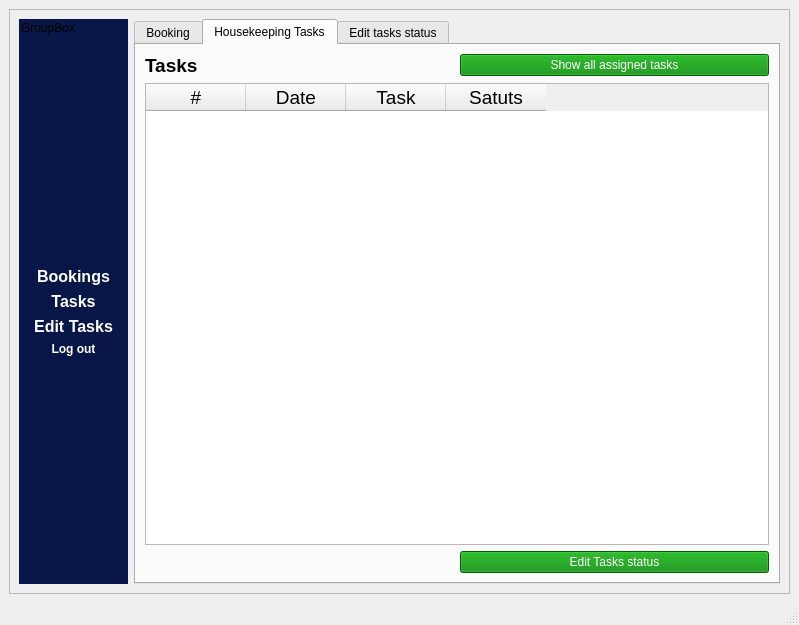
<?xml version="1.0" encoding="UTF-8"?>
<ui version="4.0">
 <class>MainWindow</class>
 <widget class="QMainWindow" name="MainWindow">
  <property name="geometry">
   <rect>
    <x>0</x>
    <y>0</y>
    <width>799</width>
    <height>625</height>
   </rect>
  </property>
  <property name="windowTitle">
   <string>MainWindow</string>
  </property>
  <widget class="QWidget" name="centralwidget">
   <layout class="QGridLayout" name="gridLayout">
    <item row="0" column="0">
     <widget class="QScrollArea" name="scrollArea">
      <property name="widgetResizable">
       <bool>true</bool>
      </property>
      <widget class="QWidget" name="scrollAreaWidgetContents">
       <property name="geometry">
        <rect>
         <x>0</x>
         <y>0</y>
         <width>777</width>
         <height>563</height>
        </rect>
       </property>
       <layout class="QGridLayout" name="gridLayout_5">
        <item row="0" column="0">
         <layout class="QGridLayout" name="gridLayout_2">
          <item row="0" column="0">
           <widget class="QGroupBox" name="groupBox">
            <property name="styleSheet">
             <string notr="true">QGroupBox {
	
	background-color: rgb(8, 23, 72);
border:none;
}</string>
            </property>
            <property name="title">
             <string>GroupBox</string>
            </property>
            <layout class="QGridLayout" name="gridLayout_4">
             <item row="0" column="0">
              <layout class="QVBoxLayout" name="verticalLayout">
               <item>
                <widget class="QPushButton" name="pushButton_13">
                 <property name="styleSheet">
                  <string notr="true">QPushButton{
	color: rgb(255, 255, 255);
	background-color: rgb(8, 23, 72);
border: none;
outline: none;
	font: 75 italic 18pt &quot;Segoe UI&quot;;
}
QPushButton::hover
{

	background-color: rgb(0, 85, 255);
}</string>
                 </property>
                 <property name="text">
                  <string/>
                 </property>
                </widget>
               </item>
               <item>
                <widget class="QPushButton" name="pushButton">
                 <property name="font">
                  <font>
                   <family>Segoe UI</family>
                   <pointsize>12</pointsize>
                   <weight>75</weight>
                   <italic>false</italic>
                   <bold>true</bold>
                  </font>
                 </property>
                 <property name="styleSheet">
                  <string notr="true">QPushButton{
	color: rgb(255, 255, 255);
	background-color: rgb(8, 23, 72);
border: none;
outline: none;
	font: 75 italic 12pt &quot;Segoe UI&quot;;
font:Bold;
}
QPushButton::hover
{

	background-color: rgb(0, 85, 255);
}</string>
                 </property>
                 <property name="text">
                  <string>  Bookings  </string>
                 </property>
                 <property name="shortcut">
                  <string/>
                 </property>
                </widget>
               </item>
               <item>
                <widget class="QPushButton" name="pushButton_2">
                 <property name="font">
                  <font>
                   <family>Segoe UI</family>
                   <pointsize>12</pointsize>
                   <weight>75</weight>
                   <italic>false</italic>
                   <bold>true</bold>
                  </font>
                 </property>
                 <property name="styleSheet">
                  <string notr="true">QPushButton{
	color: rgb(255, 255, 255);
	background-color: rgb(8, 23, 72);
border: none;
outline: none;
	font: 75 italic 12pt &quot;Segoe UI&quot;;
font:Bold;
}
QPushButton::hover
{

	background-color: rgb(0, 85, 255);
}</string>
                 </property>
                 <property name="text">
                  <string>Tasks</string>
                 </property>
                </widget>
               </item>
               <item>
                <widget class="QPushButton" name="pushButton_3">
                 <property name="font">
                  <font>
                   <family>Segoe UI</family>
                   <pointsize>12</pointsize>
                   <weight>75</weight>
                   <italic>false</italic>
                   <bold>true</bold>
                  </font>
                 </property>
                 <property name="styleSheet">
                  <string notr="true">QPushButton{
	color: rgb(255, 255, 255);
	background-color: rgb(8, 23, 72);
border: none;
outline: none;
	font: 75 italic 12pt &quot;Segoe UI&quot;;
font:Bold;
}
QPushButton::hover
{

	background-color: rgb(0, 85, 255);
}</string>
                 </property>
                 <property name="text">
                  <string>Edit Tasks</string>
                 </property>
                </widget>
               </item>
               <item>
                <widget class="QPushButton" name="pushButton_4">
                 <property name="styleSheet">
                  <string notr="true">QPushButton{
	color: rgb(255, 255, 255);
	background-color: rgb(8, 23, 72);
border: none;
outline: none;
	font: 75 italic 12pt &quot;Segoe UI&quot;;
font:Bold;
}
QPushButton::hover
{

	background-color: rgb(0, 85, 255);
}</string>
                 </property>
                 <property name="text">
                  <string>Log out</string>
                 </property>
                </widget>
               </item>
              </layout>
             </item>
            </layout>
           </widget>
          </item>
          <item row="0" column="1">
           <widget class="QTabWidget" name="tabWidget">
            <property name="styleSheet">
             <string notr="true"/>
            </property>
            <property name="currentIndex">
             <number>1</number>
            </property>
            <widget class="QWidget" name="tab">
             <attribute name="title">
              <string>Booking</string>
             </attribute>
             <layout class="QGridLayout" name="gridLayout_3" columnstretch="10,0,0,0,0">
              <item row="1" column="3">
               <widget class="QLabel" name="label_4">
                <property name="font">
                 <font>
                  <family>Segoe UI</family>
                  <pointsize>14</pointsize>
                  <weight>50</weight>
                  <italic>false</italic>
                  <bold>false</bold>
                 </font>
                </property>
                <property name="text">
                 <string/>
                </property>
               </widget>
              </item>
              <item row="2" column="0" colspan="5">
               <widget class="QTableWidget" name="tableWidget_2">
                <attribute name="horizontalHeaderDefaultSectionSize">
                 <number>131</number>
                </attribute>
                <column>
                 <property name="text">
                  <string>#</string>
                 </property>
                 <property name="font">
                  <font>
                   <family>Segoe UI</family>
                   <pointsize>14</pointsize>
                   <weight>75</weight>
                   <bold>true</bold>
                  </font>
                 </property>
                 <property name="textAlignment">
                  <set>AlignCenter</set>
                 </property>
                </column>
                <column>
                 <property name="text">
                  <string>Guest Name</string>
                 </property>
                 <property name="font">
                  <font>
                   <family>Segoe UI</family>
                   <pointsize>14</pointsize>
                   <weight>75</weight>
                   <bold>true</bold>
                  </font>
                 </property>
                 <property name="textAlignment">
                  <set>AlignCenter</set>
                 </property>
                </column>
                <column>
                 <property name="text">
                  <string>Check in</string>
                 </property>
                 <property name="font">
                  <font>
                   <family>Segoe UI</family>
                   <pointsize>14</pointsize>
                   <weight>75</weight>
                   <bold>true</bold>
                  </font>
                 </property>
                 <property name="textAlignment">
                  <set>AlignCenter</set>
                 </property>
                </column>
                <column>
                 <property name="text">
                  <string>Check out</string>
                 </property>
                 <property name="font">
                  <font>
                   <family>Segoe UI</family>
                   <pointsize>14</pointsize>
                   <weight>75</weight>
                   <bold>true</bold>
                  </font>
                 </property>
                 <property name="textAlignment">
                  <set>AlignCenter</set>
                 </property>
                </column>
                <column>
                 <property name="text">
                  <string>Room No.</string>
                 </property>
                 <property name="font">
                  <font>
                   <pointsize>14</pointsize>
                   <weight>75</weight>
                   <bold>true</bold>
                  </font>
                 </property>
                </column>
               </widget>
              </item>
              <item row="0" column="0" colspan="2">
               <widget class="QLabel" name="label_2">
                <property name="font">
                 <font>
                  <family>Segoe UI</family>
                  <pointsize>14</pointsize>
                  <weight>75</weight>
                  <italic>false</italic>
                  <bold>true</bold>
                 </font>
                </property>
                <property name="styleSheet">
                 <string notr="true">QLabel{
font-weight:bold;
}</string>
                </property>
                <property name="text">
                 <string>Bookings</string>
                </property>
               </widget>
              </item>
              <item row="1" column="1" colspan="2">
               <widget class="QPushButton" name="pushButton_5">
                <property name="styleSheet">
                 <string notr="true">QPushButton {
	
	font: 75 10pt &quot;Segoe UI&quot;;
	
	background-color: rgb(0, 136, 0);
	color: rgb(255, 255, 255);
 }

QPushButton::hover
{

	
	background-color: rgb(0, 255, 0);
}</string>
                </property>
                <property name="text">
                 <string> Show ALl Booking Requests   </string>
                </property>
               </widget>
              </item>
             </layout>
            </widget>
            <widget class="QWidget" name="tab_2">
             <attribute name="title">
              <string>Housekeeping Tasks</string>
             </attribute>
             <layout class="QGridLayout" name="gridLayout_6">
              <item row="0" column="0">
               <widget class="QLabel" name="label_47">
                <property name="font">
                 <font>
                  <family>Segoe UI</family>
                  <pointsize>14</pointsize>
                  <weight>75</weight>
                  <italic>false</italic>
                  <bold>true</bold>
                 </font>
                </property>
                <property name="styleSheet">
                 <string notr="true">QLabel{
font-weight:bold;
}</string>
                </property>
                <property name="text">
                 <string>Tasks</string>
                </property>
               </widget>
              </item>
              <item row="1" column="0" colspan="2">
               <widget class="QTableWidget" name="tableWidget_9">
                <column>
                 <property name="text">
                  <string>#</string>
                 </property>
                 <property name="font">
                  <font>
                   <family>Segoe UI</family>
                   <pointsize>14</pointsize>
                  </font>
                 </property>
                 <property name="textAlignment">
                  <set>AlignCenter</set>
                 </property>
                </column>
                <column>
                 <property name="text">
                  <string>Date</string>
                 </property>
                 <property name="font">
                  <font>
                   <family>Segoe UI</family>
                   <pointsize>14</pointsize>
                  </font>
                 </property>
                 <property name="textAlignment">
                  <set>AlignCenter</set>
                 </property>
                </column>
                <column>
                 <property name="text">
                  <string>Task</string>
                 </property>
                 <property name="font">
                  <font>
                   <family>Segoe UI</family>
                   <pointsize>14</pointsize>
                  </font>
                 </property>
                 <property name="textAlignment">
                  <set>AlignCenter</set>
                 </property>
                </column>
                <column>
                 <property name="text">
                  <string>Satuts</string>
                 </property>
                 <property name="font">
                  <font>
                   <family>Segoe UI</family>
                   <pointsize>14</pointsize>
                  </font>
                 </property>
                 <property name="textAlignment">
                  <set>AlignCenter</set>
                 </property>
                </column>
               </widget>
              </item>
              <item row="2" column="1">
               <widget class="QPushButton" name="pushButton_9">
                <property name="styleSheet">
                 <string notr="true">QPushButton {
	
	font: 75 16pt &quot;Segoe UI&quot;;
	
	background-color: rgb(0, 136, 0);
	color: rgb(255, 255, 255);
 }

QPushButton::hover
{

	
	background-color: rgb(0, 255, 0);
}</string>
                </property>
                <property name="text">
                 <string>Edit Tasks status</string>
                </property>
               </widget>
              </item>
              <item row="0" column="1">
               <widget class="QPushButton" name="pushButton_12">
                <property name="styleSheet">
                 <string notr="true">QPushButton {
	
	font: 75 16pt &quot;Segoe UI&quot;;
	
	background-color: rgb(0, 136, 0);
	color: rgb(255, 255, 255);
 }

QPushButton::hover
{

	
	background-color: rgb(0, 255, 0);
}</string>
                </property>
                <property name="text">
                 <string>Show all assigned tasks</string>
                </property>
               </widget>
              </item>
             </layout>
            </widget>
            <widget class="QWidget" name="tab_3">
             <attribute name="title">
              <string>Edit tasks status</string>
             </attribute>
             <widget class="QWidget" name="layoutWidget">
              <property name="geometry">
               <rect>
                <x>9</x>
                <y>8</y>
                <width>551</width>
                <height>441</height>
               </rect>
              </property>
              <layout class="QGridLayout" name="gridLayout_7">
               <item row="0" column="0">
                <widget class="QLabel" name="label_52">
                 <property name="maximumSize">
                  <size>
                   <width>16777215</width>
                   <height>50</height>
                  </size>
                 </property>
                 <property name="font">
                  <font>
                   <family>Segoe UI</family>
                   <pointsize>14</pointsize>
                   <weight>75</weight>
                   <italic>false</italic>
                   <bold>true</bold>
                  </font>
                 </property>
                 <property name="styleSheet">
                  <string notr="true">QLabel{
font-weight:bold;
}</string>
                 </property>
                 <property name="text">
                  <string>Edit Tasks Status</string>
                 </property>
                </widget>
               </item>
               <item row="1" column="0">
                <widget class="QLabel" name="label_54">
                 <property name="maximumSize">
                  <size>
                   <width>16777215</width>
                   <height>100</height>
                  </size>
                 </property>
                 <property name="font">
                  <font>
                   <family>Segoe UI</family>
                   <pointsize>14</pointsize>
                   <weight>50</weight>
                   <italic>false</italic>
                   <bold>false</bold>
                  </font>
                 </property>
                 <property name="text">
                  <string>&lt;html&gt;&lt;head/&gt;&lt;body&gt;&lt;p&gt;&lt;span style=&quot; font-weight:600;&quot;&gt;Task Number&lt;/span&gt;&lt;/p&gt;&lt;/body&gt;&lt;/html&gt;</string>
                 </property>
                </widget>
               </item>
               <item row="1" column="1">
                <widget class="QLineEdit" name="lineEdit_33">
                 <property name="font">
                  <font>
                   <family>Segoe UI</family>
                   <pointsize>11</pointsize>
                  </font>
                 </property>
                 <property name="placeholderText">
                  <string>Enter Task Number</string>
                 </property>
                </widget>
               </item>
               <item row="2" column="0">
                <widget class="QPushButton" name="pushButton_10">
                 <property name="font">
                  <font>
                   <family>Segoe UI</family>
                   <pointsize>16</pointsize>
                   <weight>9</weight>
                   <italic>false</italic>
                   <bold>false</bold>
                  </font>
                 </property>
                 <property name="styleSheet">
                  <string notr="true">QPushButton {
	
	font: 75 16pt &quot;Segoe UI&quot;;
	
	background-color: rgb(0, 136, 0);
	color: rgb(255, 255, 255);
 }

QPushButton::hover
{

	
	background-color: rgb(0, 255, 0);
}</string>
                 </property>
                 <property name="text">
                  <string>Cancel</string>
                 </property>
                </widget>
               </item>
               <item row="2" column="2">
                <widget class="QPushButton" name="pushButton_11">
                 <property name="styleSheet">
                  <string notr="true">QPushButton {
	
	font: 75 16pt &quot;Segoe UI&quot;;
	
	background-color: rgb(0, 136, 0);
	color: rgb(255, 255, 255);
 }

QPushButton::hover
{

	
	background-color: rgb(0, 255, 0);
}</string>
                 </property>
                 <property name="text">
                  <string>Mark as Done</string>
                 </property>
                </widget>
               </item>
              </layout>
             </widget>
            </widget>
           </widget>
          </item>
         </layout>
        </item>
       </layout>
      </widget>
     </widget>
    </item>
   </layout>
  </widget>
  <widget class="QMenuBar" name="menubar">
   <property name="geometry">
    <rect>
     <x>0</x>
     <y>0</y>
     <width>799</width>
     <height>20</height>
    </rect>
   </property>
  </widget>
  <widget class="QStatusBar" name="statusbar"/>
 </widget>
 <resources/>
 <connections/>
</ui>
